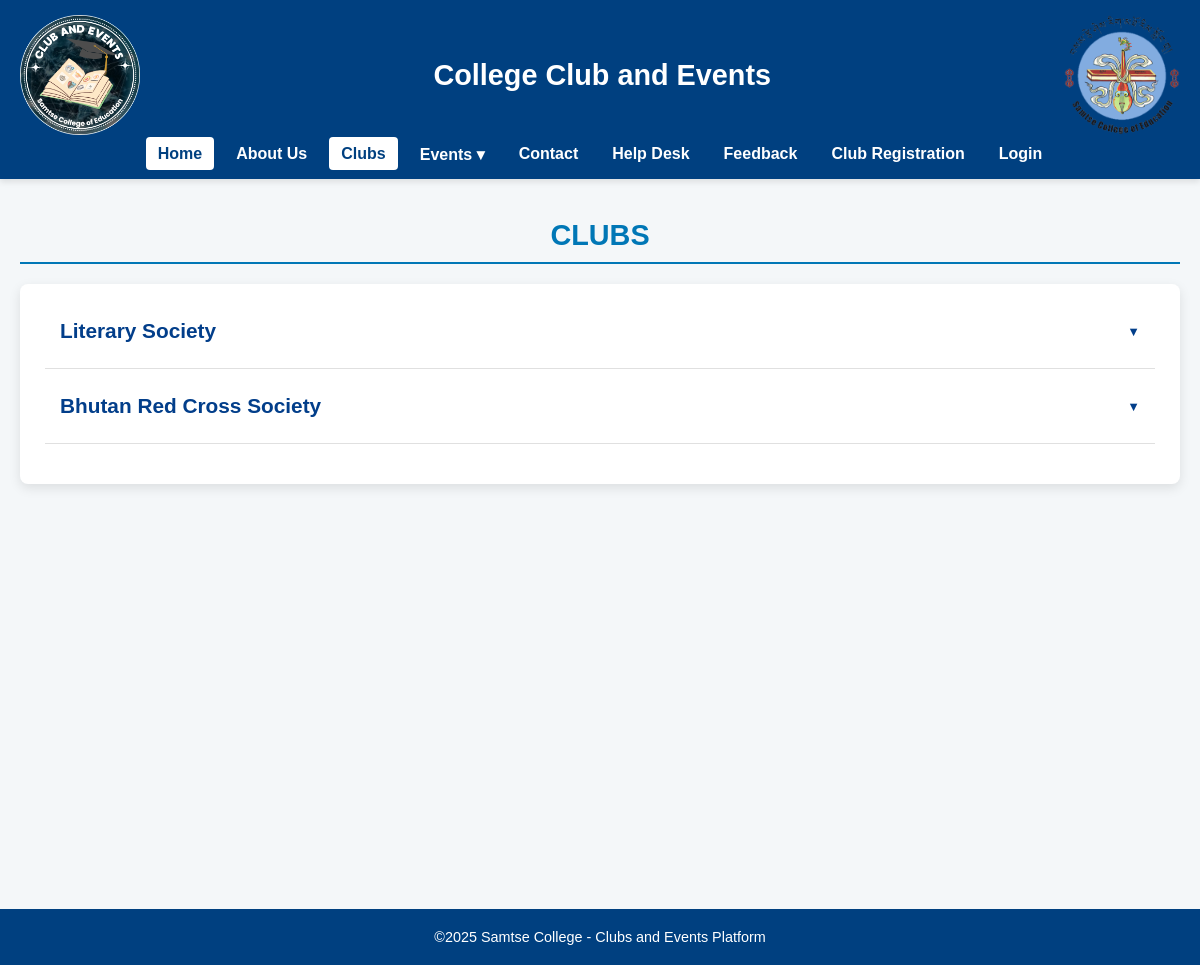
Screenshot of /clubs.php with the database file from the repository.
### tables this page shows
CREATE TABLE `settings` (
  `sr_no` int(11) NOT NULL,
  `site_title` varchar(50) NOT NULL,
  `site_about` longtext NOT NULL,
  `shutdown` tinyint(1) NOT NULL
);

CREATE TABLE `rooms` (
  `id` int(11) NOT NULL,
  `name` varchar(150) NOT NULL,
  `purpose` longtext NOT NULL,
  `activities` longtext NOT NULL,
  `contribution` longtext NOT NULL,
  `desc` varchar(350) NOT NULL
);

### admin/partials/db_config.php (called while the page is built, shortened)
<?php
$hostname = 'localhost';
$username = 'root';
$pass = '';
$db = 'club';
$con = mysqli_connect($hostname, $username, $pass, $db,3307);
function select($query, $values = [], $types = '') {
    global $con;
    $stmt = mysqli_prepare($con, $query);
    if(!empty($values)) {
        mysqli_stmt_bind_param($stmt, $types, ...$values);
    }
    mysqli_stmt_execute($stmt);
    return mysqli_stmt_get_result($stmt);
}
function selectAll($table) {
    global $con;
    $query = "SELECT * FROM `$table`";
    $result = mysqli_query($con, $query);
    return $result;
}

### clubs.php (the view, shortened to what this page needs)
<?php
require('admin/partials/db_config.php');
$setting_q = "SELECT * FROM `settings` WHERE `sr_no`=?";
$values = [1];
$setting_r = mysqli_fetch_assoc(select($setting_q, $values, 'i'));
?>
<!DOCTYPE html>
<html lang="en">
<head>
  <link rel="stylesheet" href="assets/css/styles.css" />
</head>
<body>
<header>
  <div class="header-content">
    <img src="assets/images/Logos/cropped_circle_image.png" style="height: 120px;" class="logo" />
    <h1><?php echo $setting_r['site_title'] ?></h1>
    <img src="assets/images/Logos/SCE Final LogoEdited.png" style="height: 120px;"v class="logo" />
  </div>
  <nav id="nav-menu">
    <ul>
      <li><a href="index.php" class="active">Home</a></li>
      <li><a href="about.php">About Us</a></li>
      <li><a href="clubs.php" class="active">Clubs</a></li>
      <li class="dropdown">
        <a href="event.php">Events ▾</a>
      </li>
      <li><a href="contact.php">Contact</a></li>
      <li><a href="help_desk.php">Help Desk</a></li>
      <li><a href="feedback.php">Feedback</a></li>
      <li><a href="register.php">Club Registration</a></li>
      <li><a href="admin/index.php">Login</a></li>
    </ul>
  </nav>
</header>
<main class="container">
  <h2 class="section-title">CLUBS</h2>
  <div class="clubs-list">
    <?php
      $clubs = selectAll('rooms');
      while ($row = mysqli_fetch_assoc($clubs)) {
          $club_thumb = CLUB_IMG_PATH . "thumbnail.png";
          echo <<<HTML
          <div class="club-item">
            <div class="club-name">{$row['name']}</div>
            <div class="club-details">
              <div class="club-details-header">
                <img src="$club_thumb" class="club-details-image" alt="{$row['name']}">
                <div class="club-details-info">
                  <h2 class="club-details-name">{$row['name']}</h2>
                  <p class="club-details-description">{$row['desc']}</p>
                </div>
              </div>
              <div class="club-details-section">
                <h3>Purpose and Vision</h3>
                <p>{$row['purpose']}</p>
              </div>
              <div class="club-details-section">
                <h3>Key Activities</h3>
                <ul>
                  <li>{$row['activities']}</li>
                </ul>
              </div>
              <div class="club-details-section">
                <h3>Contribution to College</h3>
                <ul>
                  <li>{$row['contribution']}</li>
                </ul>
              </div>
              <div class="club-details-section">
                <h3>Membership</h3>
                <p>The {$row['name']} welcomes students from all programs. Anyone with interest is welcome to join.</p>
              </div>
              <a href="#" onclick="showMembers('club-{$row['id']}')" class="see-members-link">See Members</a>
            </div>
          </div>
          <div id="club-{$row['id']}-members" class="members-section">
            <a href="#" class="back-link" onclick="hideMembers()">← Back to Club Details</a>
            <h2 class="section-title">{$row['name']} Members</h2>
            <table class="members-table">
              <thead>
                <tr>
                  <th>SL No</th>
                  <th>Name</th>
                  <th>Course</th>
                  <th>Email</th>
                  <th>Contact No</th>
                  <th>Std. ID</th>
                  <th>Section</th>
                </tr>
              </thead>
              <tbody>
HTML;
          echo <<<HTML
              </tbody>
            </table>
          </div>
HTML;
      }
    ?>
  </div>
</main>
<footer class="footer">
  <p>©2025 Samtse College - Clubs and Events Platform</p>
</footer>
</body>
</html>

### assets/css/styles.css (style rules this page uses)
* { box-sizing: border-box; margin: 0; padding: 0; }
body { font-family: 'Montserrat', sans-serif; background: #f4f7f9; color: #333; }
a { text-decoration: none; color: inherit; }
header { background: #004080; color: #fff; padding: 15px 20px; box-shadow: 0 3px 6px rgba(0,0,0,0.1); }
.header-content { display: flex; justify-content: space-between; align-items: center; max-width: 1200px; margin: 0 auto; flex-wrap: wrap; }
.header-content h1 { flex: 1; text-align: center; font-size: 1.8rem; }
.logo { height: 60px; }
nav ul { display: flex; justify-content: center; list-style: none; margin-top: 10px; flex-wrap: wrap; gap: 10px; }
nav ul li a { color: #fff; font-weight: 600; padding: 8px 12px; border-radius: 4px; transition: background 0.3s; }
nav ul li a:hover, nav ul li a.active { background: #fff; color: #004080; }
.dropdown { position: relative; }
.container { max-width: 1200px; margin: 40px auto; padding: 0 20px; }
.footer { background: #004080; color: #fff; text-align: center; padding: 20px 0; font-size: 0.9rem; margin-top: 40px; }
.section-title { color: #0077b6; border-bottom: 2px solid #0077b6; padding-bottom: 8px; margin-top: 30px; }
main { padding: 30px 0; min-height: calc(100vh - 150px); }
.section-title { color: #0077b6; border-bottom: 2px solid #0077b6; padding-bottom: 10px; margin: 30px 0 20px; text-align: center; font-size: 1.8rem; }
.clubs-list { background: white; border-radius: 8px; box-shadow: 0 4px 12px rgba(0,0,0,0.1); padding: 25px; margin-top: 20px; }
.club-item { margin-bottom: 15px; border-bottom: 1px solid #e0e0e0; padding-bottom: 15px; }
.club-name { color: #023e8a; font-size: 1.3rem; font-weight: 600; cursor: pointer; padding: 10px 15px; border-radius: 4px; transition: background-color 0.3s; display: flex; justify-content: space-between; align-items: center; }
.club-name::after { content: "▼"; font-size: 0.8rem; transition: transform 0.3s; }
footer { background-color: #023e8a; color: white; text-align: center; padding: 20px 0; margin-top: 40px; }
.section-title { color: #0077b6; border-bottom: 2px solid #0077b6; padding-bottom: 10px; margin: 30px 0 20px; font-size: 1.8rem; }

### rows the page displays
settings: site_title "College Club and Events"
rooms: name "Literary Society"
rooms: name "Bhutan Red Cross Society"
